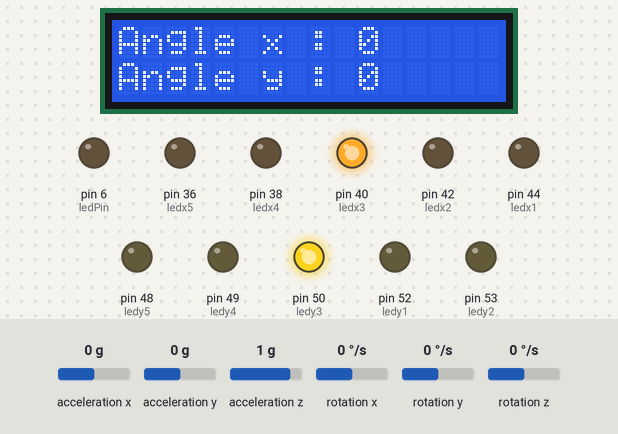
The sketch below on a simulated Arduino Mega 2560, built with avr-gcc and run on an emulated ATmega2560. Parts: 16×2 character LCD, output pins drawn as LEDs (lit = HIGH). Wiring (inferred from the names in the program): MPU-6050 motion sensor at I2C address 0x68. The inputs (shaded band) are chosen by the test bench; at power-on: acceleration x 0 g, acceleration y 0 g, acceleration z 1 g, rotation x 0 °/s, rotation y 0 °/s, rotation z 0 °/s. What the sketch prints to the serial monitor is not drawn.

Above: at 1.3 s.
1.4 s: acceleration x set to -0.2 g
At 3.4 s:
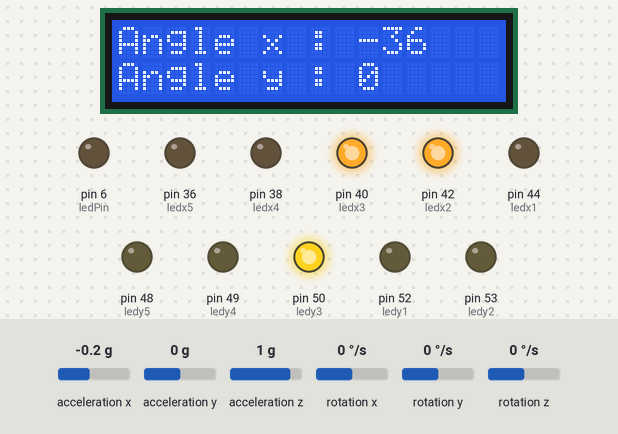
3.7 s: acceleration y set to -0.4 g
At 4.6 s:
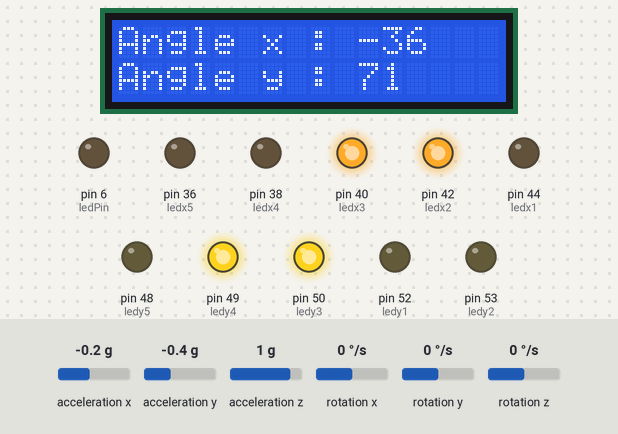
5.8 s: acceleration x set to -1.4 g
At 6.7 s:
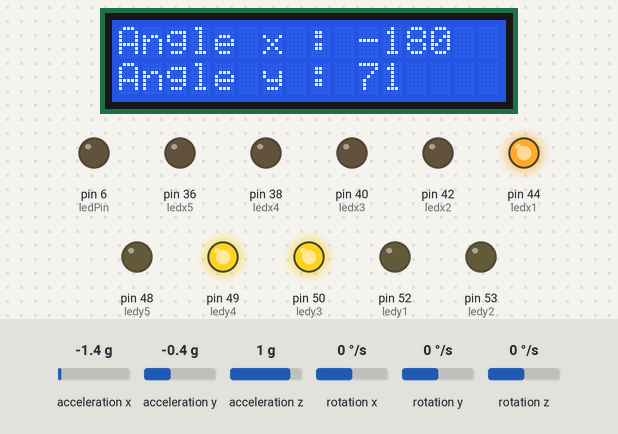
7.9 s: acceleration y set to -1.4 g
At 8.9 s:
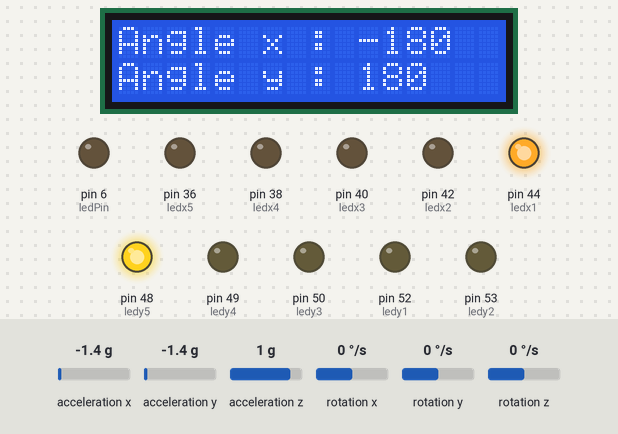
9.9 s: acceleration x set to -0.9 g
At 11.1 s:
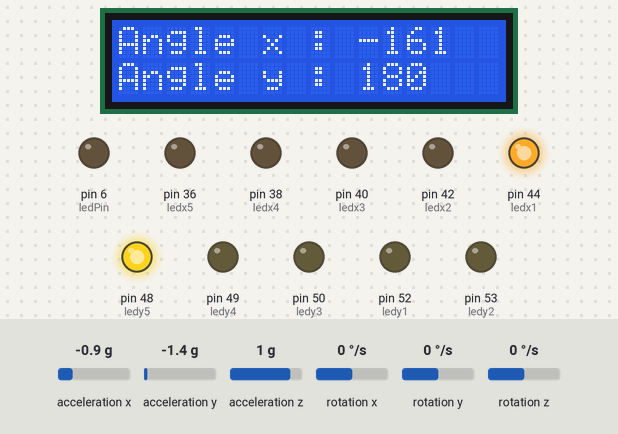
12.0 s: acceleration x set to -0.6 g
At 13.3 s:
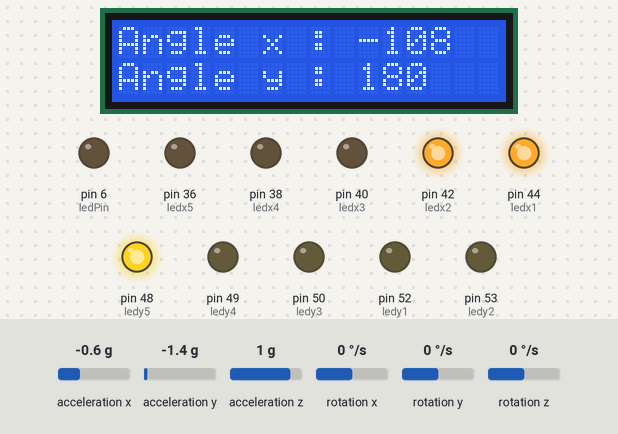
Timing chart, 0 to 15.0 s (numbered marks = the images above; inputs shaded):
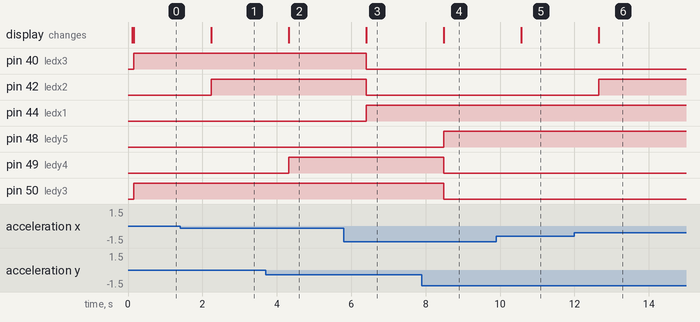

Measured:
- the behaviour switches between 0 and -0.1 g on acceleration x (found by bisection; images 0 and 1)
- the behaviour switches between -0.2 and -0.3 g on acceleration y (found by bisection; images 1 and 2)
- the behaviour switches between -0.8 and -0.7 g on acceleration x (found by bisection; images 5 and 6)
- after the input at 1.4 s, pin 42 (ledx2): LOW → HIGH after 0.84 s; the display: changes after 0.84 s (image 1)
- after the input at 3.7 s, pin 49 (ledy4): LOW → HIGH after 0.62 s; the display: changes after 0.62 s (image 2)
- after the input at 5.8 s, pin 40 (ledx3), pin 42 (ledx2): HIGH → LOW after 0.60 s; pin 44 (ledx1): LOW → HIGH after 0.60 s; the display: changes after 0.60 s (image 3)
- after the input at 7.9 s, pin 48 (ledy5): LOW → HIGH after 0.58 s; pin 49 (ledy4), pin 50 (ledy3): HIGH → LOW after 0.58 s; the display: changes after 0.58 s (image 4)
- after the input at 9.9 s, the display: changes after 0.67 s (image 5)
- after the input at 12.0 s, pin 42 (ledx2): LOW → HIGH after 0.65 s; the display: changes after 0.65 s (image 6)

The sketch:

angle.ino
```cpp
/* Code written by Adrien Louvrier, 31/01/2021
 *
 * Objective : Make a 2 axis angle using an accelerometer
 * Card used : Arduino Mega 2560
 *
 * Electronic circuit :
 *
 * input :
 *  - An accelerometer connected to 5V, grd, SCL and SDA
 *
 * output :
 *  - 10 leds with 330 Ohms resistors connected to pins 36, 38, 40, 42, 44,
 * 48, 19, 50, 53, 52 and grd
 * - A lcd screen connected (rs -> pin 45, en -> pin 43, d4 -> pin 41,
 * d5 -> pin 39, d6 -> pin 37, d7 -> pin 35, vcc -> 5V, grd -> grd)
 *
 * The convert_int16_to_str function wasn't written by me
 */


#include <Wire.h>
#include <LiquidCrystal.h>

#define MPU_ADDR 0x68 // adress of the accelerometer

#define ledx1 44 // leds pins
#define ledx2 42
#define ledx3 40
#define ledx4 38
#define ledx5 36

#define ledy1 52
#define ledy2 53
#define ledy3 50
#define ledy4 49
#define ledy5 48

#define ledPin 6

int16_t accelerometer_x, accelerometer_y, accelerometer_z; // variables for accelerometer row data
int16_t gyro_x, gyro_y, gyro_z; // variables for gyro raw data
int16_t temperature;

const int rs = 45, en = 43, d4 = 41, d5 = 39, d6 = 37, d7 = 35; // lcd screen pins
LiquidCrystal lcd(rs, en, d4, d5, d6, d7);

char tmp_str[7]; // temporary variable used in convert function

// Prototype of the function

/* Objective : convert a int16_t number into string
 * input : a int16_t number
 * output : the string corresponding to the int16_t number value
 */
char* convert_int16_to_str(int16_t i);

void setup() {
  Serial.begin(9600);
  delay(50);
  // Set leds pins in output mode
  pinMode(ledPin, OUTPUT);
  pinMode(ledx1, OUTPUT);
  pinMode(ledx2, OUTPUT);
  pinMode(ledx3, OUTPUT);
  pinMode(ledx4, OUTPUT);
  pinMode(ledx5, OUTPUT);
  pinMode(ledy1, OUTPUT);
  pinMode(ledy2, OUTPUT);
  pinMode(ledy3, OUTPUT);
  pinMode(ledy4, OUTPUT);
  pinMode(ledy5, OUTPUT);

  // Turn off all leds
  digitalWrite(ledx1, LOW);
  digitalWrite(ledx2, LOW);
  digitalWrite(ledx3, LOW);
  digitalWrite(ledx4, LOW);
  digitalWrite(ledx5, LOW);
  digitalWrite(ledy1, LOW);
  digitalWrite(ledy2, LOW);
  digitalWrite(ledy3, LOW);
  digitalWrite(ledy4, LOW);
  digitalWrite(ledy5, LOW);

  // Setup the lcd screen
  lcd.begin(16,2);

  // Setup the accelerometer
  Wire.begin();
  Wire.beginTransmission(MPU_ADDR); // Begins a transmission to the I2C slave (GY-521 board)
  Wire.write(0x6B); // PWR_MGMT_1 register
  Wire.write(0); // set to zero (wakes up the MPU-6050)
  Wire.endTransmission(true);

  lcd.display();
}

void loop() {
  Wire.beginTransmission(MPU_ADDR);
  Wire.write(0x3B); // starting with register 0x3B (ACCEL_XOUT_H) [MPU-6000 and MPU-6050 Register Map and Descriptions Revision 4.2, p.40]
  Wire.endTransmission(false); // the parameter indicates that the Arduino will send a restart. As a result, the conneciton is kept active.
  Wire.requestFrom(MPU_ADDR, 7 * 2, true); // request a total of 7*2=14 registers

  // "Wire.read()<<8 | Wire.read(); means two registers are read and stored in the same variable
  accelerometer_x = Wire.read() << 8 | Wire.read(); // reading registers: 0x3B (ACCEL_XOUT_H) and 0x3C (ACCEL_XOUT_L)
  accelerometer_y = Wire.read() << 8 | Wire.read(); // reading registers: 0x3D (ACCEL_XOUT_H) and 0x3E (ACCEL_XOUT_L)
  accelerometer_z = Wire.read() << 8 | Wire.read(); // reading registers: 0x3F (ACCEL_XOUT_H) and 0x40 (ACCEL_XOUT_L)
  temperature = Wire.read() << 8 | Wire.read(); // reading registers: 0x41 (TEMP_OUT_H) and 0x42 (TEMP_OUT_L)
  gyro_x = Wire.read() << 8 | Wire.read(); // reading registers: 0x43 (ACCEL_XOUT_H) and 0x44 (ACCEL_XOUT_L)
  gyro_y = Wire.read() << 8 | Wire.read(); // reading registers: 0x45 (ACCEL_XOUT_H) and 0x46 (ACCEL_XOUT_L)
  gyro_z = Wire.read() << 8 | Wire.read(); // reading registers: 0x47 (ACCEL_XOUT_H) and 0x48 (ACCEL_XOUT_L)

  //print out data
  Serial.print("aX = "); Serial.print(convert_int16_to_str(accelerometer_x));
  Serial.print(" | aY = "); Serial.print(convert_int16_to_str(accelerometer_y));
  Serial.print(" | aZ = "); Serial.print(convert_int16_to_str(accelerometer_z));
  // the following equation was taken from the documentation [MPU-6000/MPU-6050 Register MAP and Description, p.30]
  Serial.print(" | tmp = "); Serial.print(temperature / 340.00 + 36.53);
  Serial.print(" | gX = "); Serial.print(convert_int16_to_str(gyro_x));
  Serial.print(" | gY = "); Serial.print(convert_int16_to_str(gyro_y));
  Serial.print(" | gZ = "); Serial.print(convert_int16_to_str(gyro_z));
  Serial.println();

  // Reverse the y value of the accelerometer
  accelerometer_y = - accelerometer_y;

  // Mapping the x value of the accelerometer
  if (accelerometer_x < 16500 && accelerometer_x > -16500) {
    accelerometer_x = map(accelerometer_x, -16500, 16500, -180, 180);

  } else if (accelerometer_x < -16500) {
    accelerometer_x = -180;

  } else if (accelerometer_x > 16500) {
    accelerometer_x = 180;
  }

  // Mapping the y value of the accelerometer
  if (accelerometer_y < 16500 && accelerometer_y > -16500) {
    accelerometer_y = map(accelerometer_y, -16500, 16500, -180, 180);

  } else if (accelerometer_y < -16500) {
    accelerometer_y = -180;

  } else if (accelerometer_y > 16500) {
    accelerometer_y = 180;
  }

  // Display the value of the angle for both axis
  lcd.clear();
  lcd.setCursor(0,0);
  lcd.print("Angle x : ");
  lcd.print(accelerometer_x);

  lcd.setCursor(0,1);
  lcd.print("Angle y : ");
  lcd.print(accelerometer_y);

  // Mapping the brightness of the brightness led which must be turned on according to the value of the angle for x axis
  int ledBrightness = map(accelerometer_x, -180, 180, -15, 15);

  if (ledBrightness < 0) {
    ledBrightness = 0;
  }

  // Turn on (or off) the led according to the value of the angle for x axis
  switch (ledBrightness) {
    case 0:
      analogWrite(ledPin,0);
      break;
    case 1:
      analogWrite(ledPin,0);
      break;
    case 2:
      analogWrite(ledPin,0);
      break;
    case 3:
      analogWrite(ledPin,51);
      break;
    case 4:
      analogWrite(ledPin,68);
      break;
    case 5:
      analogWrite(ledPin,85);
      break;
    case 6:
      analogWrite(ledPin,102);
      break;
    case 7:
      analogWrite(ledPin,119);
      break;
    case 8:
      analogWrite(ledPin,136);
      break;
    case 9:
      analogWrite(ledPin,153);
      break;
    case 10:
      analogWrite(ledPin,170);
      break;
    case 11:
      analogWrite(ledPin,187);
      break;
    case 12:
      analogWrite(ledPin,204);
      break;
    case 13:
      analogWrite(ledPin,221);
      break;
    case 14:
      analogWrite(ledPin,255);
      break;
    case 15:
      analogWrite(ledPin,255);
      break;
  }

  // Mapping the number of the angle leds which must be turned on according to the value of the angle for both axis
  accelerometer_x = map (accelerometer_x, -180, 180, 1, 9);
  accelerometer_y = map (accelerometer_y, -180, 180, 1, 9);

  // Turn on and off leds according to the angle for x axis
  switch (accelerometer_x) {
    case 1:
      digitalWrite(ledx1, HIGH);
      digitalWrite(ledx2, LOW);
      digitalWrite(ledx3, LOW);
      digitalWrite(ledx4, LOW);
      digitalWrite(ledx5, LOW);
      break;
    case 2:
      digitalWrite(ledx1, HIGH);
      digitalWrite(ledx2, HIGH);
      digitalWrite(ledx3, LOW);
      digitalWrite(ledx4, LOW);
      digitalWrite(ledx5, LOW);
      break;
    case 3:
      digitalWrite(ledx1, LOW);
      digitalWrite(ledx2, HIGH);
      digitalWrite(ledx3, LOW);
      digitalWrite(ledx4, LOW);
      digitalWrite(ledx5, LOW);
      break;
    case 4:
      digitalWrite(ledx1, LOW);
      digitalWrite(ledx2, HIGH);
      digitalWrite(ledx3, HIGH);
      digitalWrite(ledx4, LOW);
      digitalWrite(ledx5, LOW);
      break;
    case 5:
      digitalWrite(ledx1, LOW);
      digitalWrite(ledx2, LOW);
      digitalWrite(ledx3, HIGH);
      digitalWrite(ledx4, LOW);
      digitalWrite(ledx5, LOW);
      break;
    case 6:
      digitalWrite(ledx1, LOW);
      digitalWrite(ledx2, LOW);
      digitalWrite(ledx3, HIGH);
      digitalWrite(ledx4, HIGH);
      digitalWrite(ledx5, LOW);
      break;
    case 7:
      digitalWrite(ledx1, LOW);
      digitalWrite(ledx2, LOW);
      digitalWrite(ledx3, LOW);
      digitalWrite(ledx4, HIGH);
      digitalWrite(ledx5, LOW);
      break;
    case 8:
      digitalWrite(ledx1, LOW);
      digitalWrite(ledx2, LOW);
      digitalWrite(ledx3, LOW);
      digitalWrite(ledx4, HIGH);
      digitalWrite(ledx5, HIGH);
      break;
    case 9:
      digitalWrite(ledx1, LOW);
      digitalWrite(ledx2, LOW);
      digitalWrite(ledx3, LOW);
      digitalWrite(ledx4, LOW);
      digitalWrite(ledx5, HIGH);
      break;
  }

  // Turn on and off leds according to the angle for y axis
  switch (accelerometer_y) {
    case 1:
      digitalWrite(ledy1, HIGH);
      digitalWrite(ledy2, LOW);
      digitalWrite(ledy3, LOW);
      digitalWrite(ledy4, LOW);
      digitalWrite(ledy5, LOW);
      break;
    case 2:
      digitalWrite(ledy1, HIGH);
      digitalWrite(ledy2, HIGH);
      digitalWrite(ledy3, LOW);
      digitalWrite(ledy4, LOW);
      digitalWrite(ledy5, LOW);
      break;
    case 3:
      digitalWrite(ledy1, LOW);
      digitalWrite(ledy2, HIGH);
      digitalWrite(ledy3, LOW);
      digitalWrite(ledy4, LOW);
      digitalWrite(ledy5, LOW);
      break;
    case 4:
      digitalWrite(ledy1, LOW);
      digitalWrite(ledy2, HIGH);
      digitalWrite(ledy3, HIGH);
      digitalWrite(ledy4, LOW);
      digitalWrite(ledy5, LOW);
      break;
    case 5:
      digitalWrite(ledy1, LOW);
      digitalWrite(ledy2, LOW);
      digitalWrite(ledy3, HIGH);
      digitalWrite(ledy4, LOW);
      digitalWrite(ledy5, LOW);
      break;
    case 6:
      digitalWrite(ledy1, LOW);
      digitalWrite(ledy2, LOW);
      digitalWrite(ledy3, HIGH);
      digitalWrite(ledy4, HIGH);
      digitalWrite(ledy5, LOW);
      break;
    case 7:
      digitalWrite(ledy1, LOW);
      digitalWrite(ledy2, LOW);
      digitalWrite(ledy3, LOW);
      digitalWrite(ledy4, HIGH);
      digitalWrite(ledy5, LOW);
      break;
    case 8:
      digitalWrite(ledx1, LOW);
      digitalWrite(ledy2, LOW);
      digitalWrite(ledy3, LOW);
      digitalWrite(ledy4, HIGH);
      digitalWrite(ledy5, HIGH);
      break;
    case 9:
      digitalWrite(ledy1, LOW);
      digitalWrite(ledy2, LOW);
      digitalWrite(ledy3, LOW);
      digitalWrite(ledy4, LOW);
      digitalWrite(ledy5, HIGH);
      break;
  }

  // delay of 1 seconde between two measurements
  delay(1000);
}

char* convert_int16_to_str(int16_t i) {
  sprintf(tmp_str, "%6d", i);
  return tmp_str;
}
```
